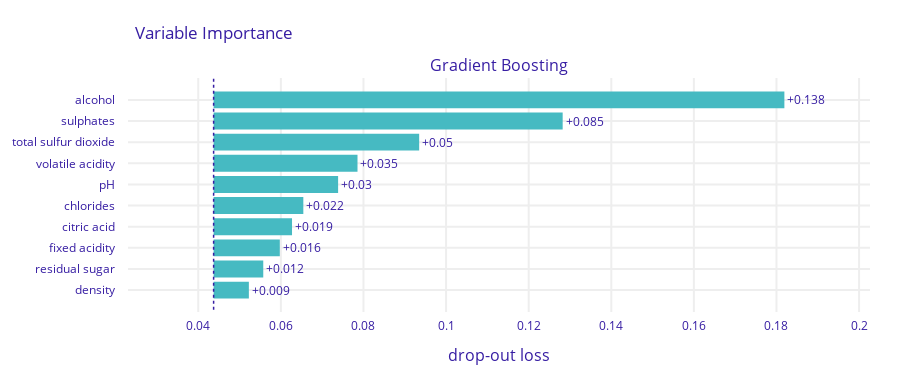

Notebook cell for this chart:
### Code cell
fi.plot()

### Figure 1 — Plotly figure (JSON) as saved in the notebook; plotly's stock layout.template omitted (floating-point values rounded to 4 significant figures)
{"data": [{"base": 0.04372, "hoverinfo": "text", "hoverlabel": {"bgcolor": "rgba(0,0,0,0.8)"}, "hovertext": ["Model: Gradient Boosting loss after<br>variable: alcohol is permuted: 0.182<br>Drop-out loss change: +0.138", "Model: Gradient Boosting loss after<br>variable: sulphates is permuted: 0.128<br>Drop-out loss change: +0.085", "Model: Gradient Boosting loss after<br>variable: total sulfur dioxide is permuted: 0.093<br>Drop-out loss change: +0.05", "Model: Gradient Boosting loss after<br>variable: volatile acidity is permuted: 0.079<br>Drop-out loss change: +0.035", "Model: Gradient Boosting loss after<br>variable: pH is permuted: 0.074<br>Drop-out loss change: +0.03", "Model: Gradient Boosting loss after<br>variable: chlorides is permuted: 0.065<br>Drop-out loss change: +0.022", "Model: Gradient Boosting loss after<br>variable: citric acid is permuted: 0.063<br>Drop-out loss change: +0.019", "Model: Gradient Boosting loss after<br>variable: fixed acidity is permuted: 0.06<br>Drop-out loss change: +0.016", "Model: Gradient Boosting loss after<br>variable: residual sugar is permuted: 0.056<br>Drop-out loss change: +0.012", "Model: Gradient Boosting loss after<br>variable: density is permuted: 0.052<br>Drop-out loss change: +0.009"], "marker": {"color": "#46bac2"}, "orientation": "h", "showlegend": false, "text": ["+0.138", "+0.085", "+0.05", "+0.035", "+0.03", "+0.022", "+0.019", "+0.016", "+0.012", "+0.009"], "textposition": "outside", "type": "bar", "x": [0.1382, 0.08451, 0.04977, 0.03484, 0.03014, 0.02172, 0.01898, 0.01603, 0.01202, 0.008533], "xaxis": "x", "y": ["alcohol", "sulphates", "total sulfur dioxide", "volatile acidity", "pH", "chlorides", "citric acid", "fixed acidity", "residual sugar", "density"], "yaxis": "y"}], "layout": {"annotations": [{"font": {"size": 16}, "showarrow": false, "text": "Gradient Boosting", "x": 0.5, "xanchor": "center", "xref": "paper", "y": 1, "yanchor": "bottom", "yref": "paper"}, {"font": {"size": 16}, "showarrow": false, "text": "drop-out loss", "x": 0.5, "xanchor": "center", "xref": "paper", "y": 0, "yanchor": "top", "yref": "paper", "yshift": -30}], "font": {"color": "#371ea3"}, "height": 383, "margin": {"b": 71, "r": 30, "t": 78}, "shapes": [{"line": {"color": "#371ea3", "dash": "dot", "width": 1.5}, "type": "line", "x0": 0.04372, "x1": 0.04372, "xref": "x", "y0": -1, "y1": 10, "yref": "y"}], "title": {"text": "Variable Importance", "x": 0.15}, "xaxis": {"anchor": "y", "automargin": true, "domain": [0, 1], "fixedrange": true, "gridwidth": 2, "range": [0.02299, 0.2026], "tickcolor": "white", "ticklen": 3, "ticks": "outside", "type": "linear", "zeroline": false}, "yaxis": {"anchor": "x", "automargin": true, "autorange": "reversed", "domain": [0, 1], "fixedrange": true, "gridwidth": 2, "tickcolor": "white", "ticklen": 10, "ticks": "outside", "type": "category"}}}
